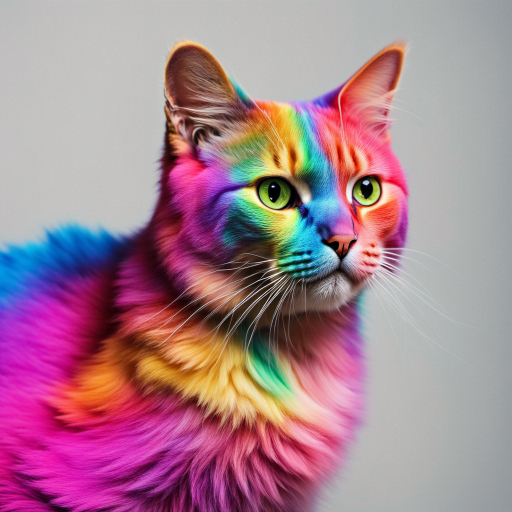
#> input picture WEEK 22/image1.png, 1024 x 1024 px (shown at 1/2 size)
$ jupyter execute Revision.ipynb
#> lines starting #> are read from the running program, lines starting #| are printed output that depends on the picture; after the words box and inside, x2 and y2 are one past the last pixel; in counts of white or black regions, pixels touching at a corner belong together
[cell 1]
import cv2
import numpy as np

image=cv2.imread("image1.png")
#> image is the input picture: shape (1024, 1024, 3); mean B, G, R 144.5, 129.3, 167.7
cv2.imshow("window",image)


cv2.waitKey(0)
cv2.destroyAllWindows()

[cell 2]
# Draw shapes and add text
image = cv2.imread('image1.png')

cv2.line(image, (50, 50), (300, 50), (0, 255, 0), 3)
cv2.rectangle(image, (100, 100), (300, 200), (255, 0, 0), 2)
cv2.circle(image, (200, 300), 50, (0, 0, 255), -1)
cv2.putText(image, 'OpenCV', (50, 400), cv2.FONT_HERSHEY_SIMPLEX, 1, (255, 255, 255), 2)

cv2.imshow('Shapes', image)
cv2.waitKey(0)
cv2.destroyAllWindows()

[cell 3]
import cv2
from datetime import datetime
cap=cv2.VideoCapture(0)
while True:
    ret,frame=cap.read()
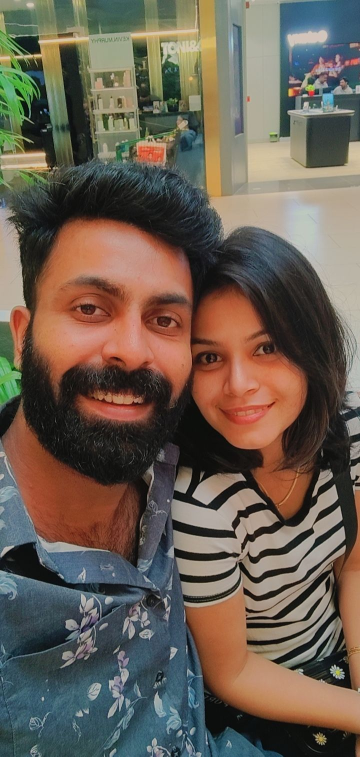
#> input picture WEEK 22/pic.jpg, 720 x 1513 px, given in place of the camera (shown at 1/2 size)
#> frame is the input picture: shape (1513, 720, 3); mean B, G, R 81.9, 93.9, 105.9
    if not ret:
        break

    dt=datetime.now().strftime('%Y-%m-%d %H:%M:%S')
    cv2.putText(frame,dt,(10,50),cv2.FONT_HERSHEY_SIMPLEX,2,(0,255,0),2)
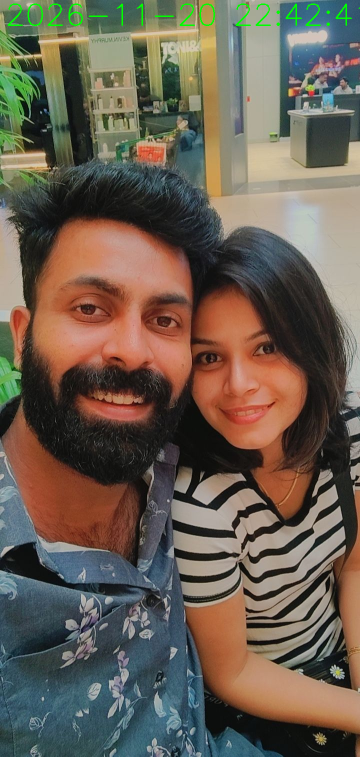
#> frame: shape (1513, 720, 3) (shown at 1/2 size); 0.4% of pixels changed, all inside (x1, y1, x2, y2) = (15, 7, 720, 52)

    cv2.imshow("camera",frame)
    if cv2.waitKey(1) & 0xFF == ord('q'):
#> (key q is pressed here)
        break

cap.release()
cv2.destroyAllWindows()

[cell 4]
import cv2
def draw_circle(event, x, y, flags, param):
    if event == cv2.EVENT_LBUTTONDOWN:
        cv2.circle(image, (x, y), 20, (255, 0, 0), -1)

image = cv2.imread('image.jpeg')
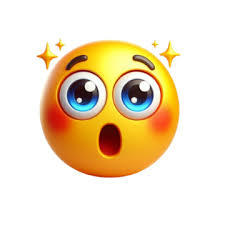
#> input picture WEEK 22/image.jpeg, 225 x 225 px
#> image is the input picture: shape (225, 225, 3); mean B, G, R 196.2, 223.4, 240.3
cv2.namedWindow('Mouse Event')
cv2.setMouseCallback('Mouse Event', draw_circle)

while True:
    cv2.imshow('Mouse Event', image)
    if cv2.waitKey(1) & 0xFF == 27:  # Press Esc to exit
#> (key q is pressed here)
        break

cv2.destroyAllWindows()

[cell 5]
# Split and merge
b, g, r = cv2.split(image)
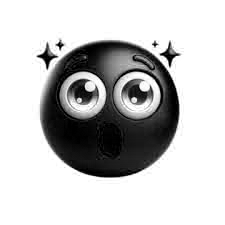
#> b: shape (225, 225); min 0, max 255, mean 196.2
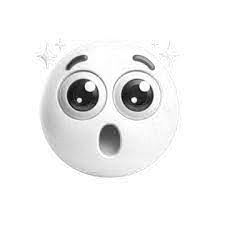
#> r: shape (225, 225); min 7, max 255, mean 240.3
merged = cv2.merge((b, g, r))

# Resize
resized = cv2.resize(image, (300, 300))

[cell 6]
import cv2
import numpy as np

def on_trackbar(val):
    pass

cv2.namedWindow('Trackbars')
cv2.createTrackbar('R', 'Trackbars', 0, 255, on_trackbar)
cv2.createTrackbar('B', 'Trackbars', 0, 255, on_trackbar)
cv2.createTrackbar('G', 'Trackbars', 0, 255, on_trackbar)


while True:
    r = cv2.getTrackbarPos('R', 'Trackbars')
    b = cv2.getTrackbarPos('B', 'Trackbars')
    g = cv2.getTrackbarPos('G', 'Trackbars')
    blank = np.zeros((300, 300, 3), dtype=np.uint8)
    blank[:] = [r, b, g]
    cv2.imshow('Trackbars', blank)
    if cv2.waitKey(1) & 0xFF == 27:
#> (key q is pressed here)
        break
cv2.destroyAllWindows()

[cell 7]
import cv2

# Step 1: Load and display an image
image = cv2.imread('image.jpeg')  # Replace 'sample.jpg' with the path to your image
cv2.imshow('Original Image', image)

# Step 2: Resize the image
resized_image = cv2.resize(image, (300, 300))  # Resize to 300x300 pixels
cv2.imshow('Resized Image', resized_image)

# Step 3: Rotate the image
(h, w) = image.shape[:2]  # Get the height and width of the image
#> h = 225; w = 225
center = (w // 2, h // 2)  # Calculate the center of the image
#> center = (112, 112)

# Rotate the image by 45 degrees
rotation_matrix = cv2.getRotationMatrix2D(center, 45, 1.0)  # Rotate around the center
rotated_image = cv2.warpAffine(image, rotation_matrix, (w, h))
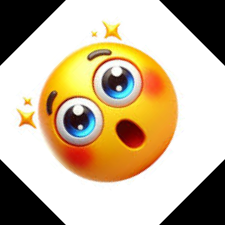
#> rotated_image: shape (225, 225, 3); mean B, G, R 152.4, 179.6, 196.5
cv2.imshow('Rotated Image', rotated_image)

# Step 4: Convert the image to grayscale
gray_image = cv2.cvtColor(image, cv2.COLOR_BGR2GRAY)
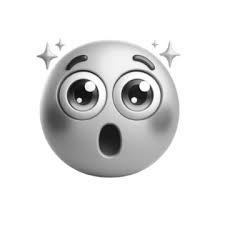
#> gray_image: shape (225, 225); min 3, max 255, mean 225.3
cv2.imshow('Grayscale Image', gray_image)

# Step 5: Draw shapes on the image
# Create a copy of the original image to draw on
image_with_shapes = image.copy()

# Draw a red rectangle
cv2.rectangle(image_with_shapes, (50, 50), (200, 200), (0, 0, 255), 3)

# Draw a blue circle
cv2.circle(image_with_shapes, (300, 300), 50, (255, 0, 0), -1)  # -1 fills the circle

# Draw a green line
cv2.line(image_with_shapes, (0, 0), (w, h), (0, 255, 0), 2)

# Step 6: Add text to the image
font = cv2.FONT_HERSHEY_SIMPLEX
cv2.putText(image_with_shapes, 'OpenCV Demo', (50, 400), font, 1, (255, 255, 255), 2)

cv2.imshow('Image with Shapes and Text', image_with_shapes)

# Step 7: Wait for a key press and close all windows
cv2.waitKey(0)
cv2.destroyAllWindows()

[cell 8]
import cv2

# Step 1: Load the image
image = cv2.imread('image.jpeg', cv2.IMREAD_COLOR)  # Replace 'sample.jpg' with your image path
cv2.imshow('Original Image', image)

# Step 2: Apply different types of blurring

# 2.1. Average Blurring
average_blur = cv2.blur(image, (5, 5))  # Kernel size 5x5
cv2.imshow('Average Blur', average_blur)

# 2.2. Gaussian Blurring
gaussian_blur = cv2.GaussianBlur(image, (5, 5), 0)  # Kernel size 5x5, sigma = 0
cv2.imshow('Gaussian Blur', gaussian_blur)

# 2.3. Median Blurring
median_blur = cv2.medianBlur(image, 5)  # Kernel size 5
cv2.imshow('Median Blur', median_blur)

# 2.4. Bilateral Filtering (preserves edges)
bilateral_blur = cv2.bilateralFilter(image, 9, 75, 75)  # d=9, sigmaColor=75, sigmaSpace=75
cv2.imshow('Bilateral Blur', bilateral_blur)

# Step 3: Apply different types of thresholding

# Convert to grayscale for thresholding
gray_image = cv2.cvtColor(image, cv2.COLOR_BGR2GRAY)
cv2.imshow('Grayscale Image', gray_image)

# 3.1. Simple Thresholding
_, simple_thresh = cv2.threshold(gray_image, 127, 255, cv2.THRESH_BINARY)  # Threshold value = 127
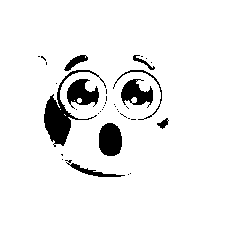
#> simple_thresh: shape (225, 225); 92.9% white; 37 black regions (28 under 20 px), largest, box (x1, y1, x2, y2) and area: (44, 70, 106, 147) 1122, (99, 123, 122, 156) 634, (67, 79, 99, 109) 559
cv2.imshow('Simple Thresholding', simple_thresh)

# 3.2. Adaptive Thresholding
adaptive_thresh = cv2.adaptiveThreshold(
    gray_image, 255, cv2.ADAPTIVE_THRESH_GAUSSIAN_C, cv2.THRESH_BINARY, 11, 2
)  # Block size = 11, C = 2
#> adaptive_thresh: shape (225, 225); 88.4% white; 188 black regions (174 under 20 px), largest, box (x1, y1, x2, y2) and area: (40, 40, 179, 178) 2292, (67, 79, 99, 112) 532, (121, 79, 154, 112) 521
cv2.imshow('Adaptive Thresholding', adaptive_thresh)

# 3.3. Otsu's Thresholding
_, otsu_thresh = cv2.threshold(
    gray_image, 0, 255, cv2.THRESH_BINARY + cv2.THRESH_OTSU
)
#> otsu_thresh: shape (225, 225); 79% white; 13 black regions (6 under 20 px), largest, box (x1, y1, x2, y2) and area: (41, 42, 179, 178) 8804, (67, 78, 99, 112) 713, (121, 79, 154, 112) 696
cv2.imshow("Otsu's Thresholding", otsu_thresh)

# Step 4: Edge Detection using Canny Edge Detector
# Apply Canny on grayscale image
edges = cv2.Canny(gray_image, 100, 200)  # Min and Max threshold for edges
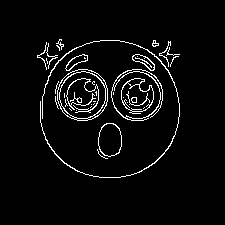
#> edges: shape (225, 225); 4.4% white in thin lines or dots, all inside (x1, y1, x2, y2) = (37, 39, 180, 178)
cv2.imshow('Canny Edge Detection', edges)

# Step 5: Wait for key press and close all windows
cv2.waitKey(0)
cv2.destroyAllWindows()

[cell 9]
import matplotlib.pyplot as plt
import cv2

# Load image
image = cv2.imread("image.jpeg", cv2.IMREAD_GRAYSCALE)
#> image: shape (225, 225); min 0, max 255, mean 225.4

# Compute and plot histogram
plt.hist(image.ravel(), 256, [0, 256])
plt.title("Image Histogram")
plt.xlabel("Pixel Intensity")
plt.ylabel("Frequency")
plt.show()
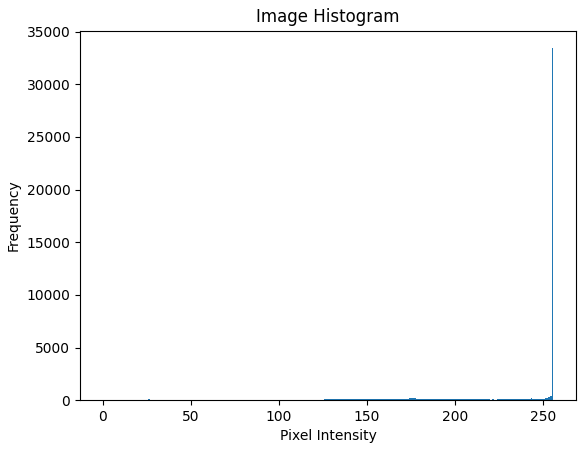
#> figure drawn by matplotlib, 1 panel; tallest bar 33416 high, from x = 255 to 256
